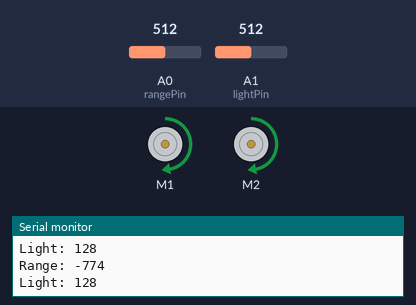
Bench run of a sketch on a simulated Arduino Uno, built with avr-gcc and run on an emulated ATmega328P. Shown: 2 × DC motor (green arrow = forward, orange = backward, longer = faster), the last lines printed to the serial monitor. Inputs (shaded band) come from the test bench; at power-on: A1 (lightPin) = 512, A0 (rangePin) = 512.

Above: at 1.2 s.
1.3 s: A1 (lightPin) set to 716
At 2.5 s:
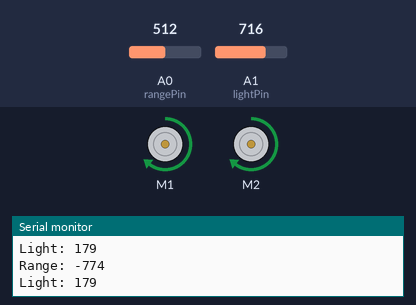
2.8 s: A0 (rangePin) set to 0
At 3.2 s:
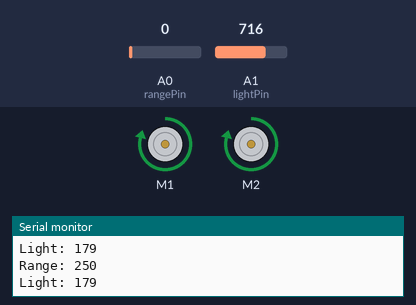
4.3 s: A0 (rangePin) set to 60
At 5.0 s:
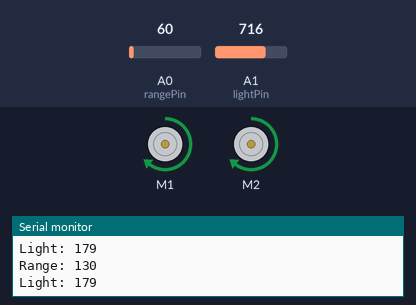
5.8 s: A1 (lightPin) set to 900
At 6.8 s:
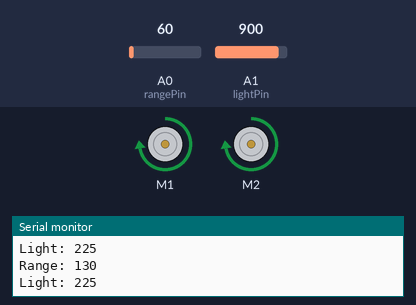
Timing chart, 0 to 8.3 s (numbered marks = the images above; inputs shaded):
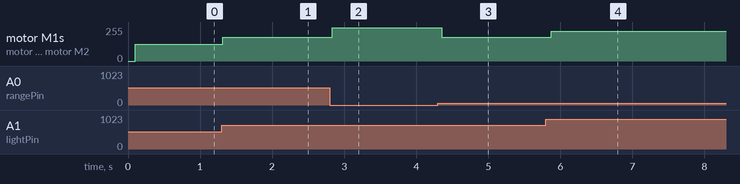

The sketch:

drive_with_sensor.ino
```cpp
/***********************************************************************
 * Exp2_DriveForward -- RedBot Experiment 2
 *
 * Drive forward and stop.
 *
 * Hardware setup:
 * The Power switch must be on, the motors must be connected, and the board must be receiving power
 * from the battery. The motor switch must also be switched to RUN.
 *
 * 23 Sept 2013 N. Seidle/M. Hord
 * 04 Oct 2014 B. Huang
 ***********************************************************************/
#include <Arduino.h>
#include <RedBot.h>  // This line "includes" the RedBot library into your sketch.
// Provides special objects, methods, and functions for the RedBot.

// Constant Identifiers
int rangePin = A0;    // range sensor
int lightPin = A1;    // light sensor
int rangeValue = 0;   // variables to store the values coming from sensors
int lightValue = 0;

RedBotMotors motors; // Instantiate the motor control object. This only needs

// startup, we want to write to the serial monitor if motors are disabled.
void setup()
{
  Serial.begin(9600);
}

void loop()
{
   delay(100);
   rangeValue = analogRead(rangePin);
   lightValue = analogRead(lightPin);
   // These numbers were determined by experiment.  It is possible that we could get
   // out of range values, but looking at the voltage definitions and the range of
   // sensing, these seem to pass a sanity check. Our goal is a large number when
   // something is close and an even distribution from about 0 to 255. because we use
   // 125 - rangeValue if the ceiling is high we get a negative number which is not
   // a big deal, although it may mean it always moves faster when obstacle is close.
   rangeValue = 125 - rangeValue;
   rangeValue = rangeValue*2;
   Serial.print("Range: ");
   Serial.println(rangeValue, DEC);

   lightValue = lightValue/4;
   Serial.print("Light: ");
   Serial.println(lightValue, DEC);

   int motorSpeed = max(lightValue, rangeValue);
   if (motorSpeed > 50) {
       motors.drive(motorSpeed);
   } else {
       motors.stop();
   }
}
```

Measured:
- after the input at 1.3 s, motor M1, motor M2: forward 127/255 → forward 178/255 at once
- after the input at 2.8 s, motor M1, motor M2: forward 178/255 → forward 249/255 at once
- after the input at 4.3 s, motor M1, motor M2: forward 249/255 → forward 178/255 after 0.05 s
- after the input at 5.8 s, motor M1, motor M2: forward 178/255 → forward 224/255 after 0.07 s
